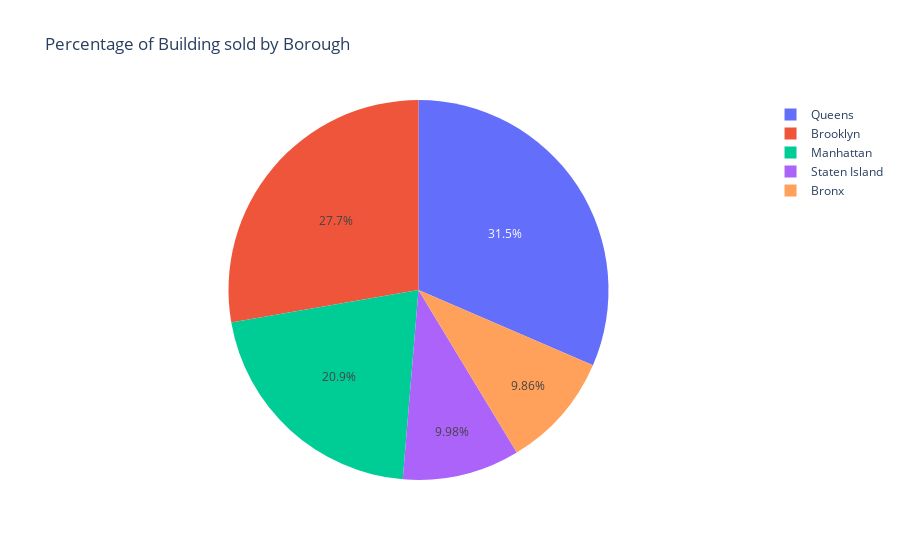

Write notebook code for a chart like this one.
### Code cell
import plotly.express as px
fig = px.pie(sales_by_borough, values=sales_by_borough["count"], names=sales_by_borough["BOROUGH"], title= "Percentage of Building sold by Borough")
fig.show()

### Figure 1 — Plotly figure (JSON) as saved in the notebook; plotly's stock layout.template omitted (floating-point values rounded to 4 significant figures)
{"data": [{"domain": {"x": [0, 1], "y": [0, 1]}, "hovertemplate": "BOROUGH=%{label}<br>count=%{value}<extra></extra>", "labels": ["Queens", "Brooklyn", "Manhattan", "Staten Island", "Bronx"], "legendgroup": "", "name": "", "showlegend": true, "type": "pie", "values": [26395, 23252, 17558, 8363, 8266]}], "layout": {"legend": {"tracegroupgap": 0}, "title": {"text": "Percentage of Building sold by Borough"}}}
